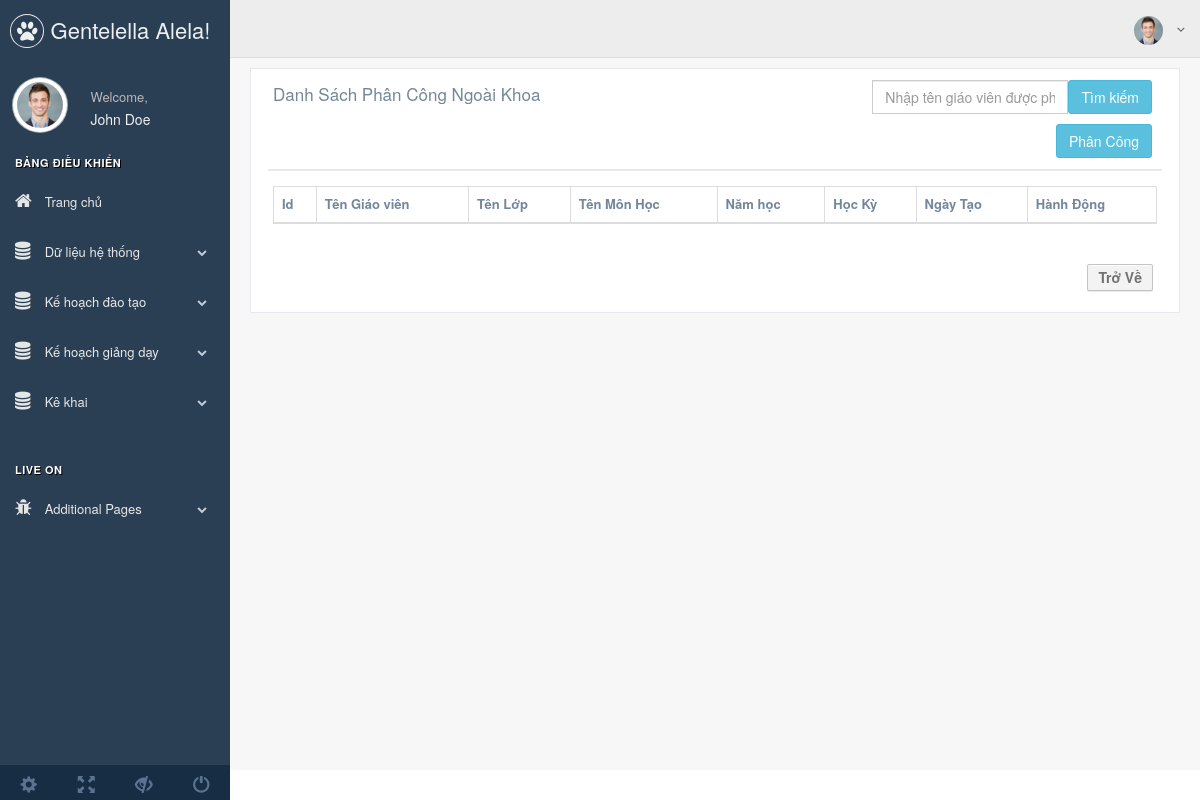
The page /index.php/kehoach/kehoachngoaikhoa on the database as committed earlier.
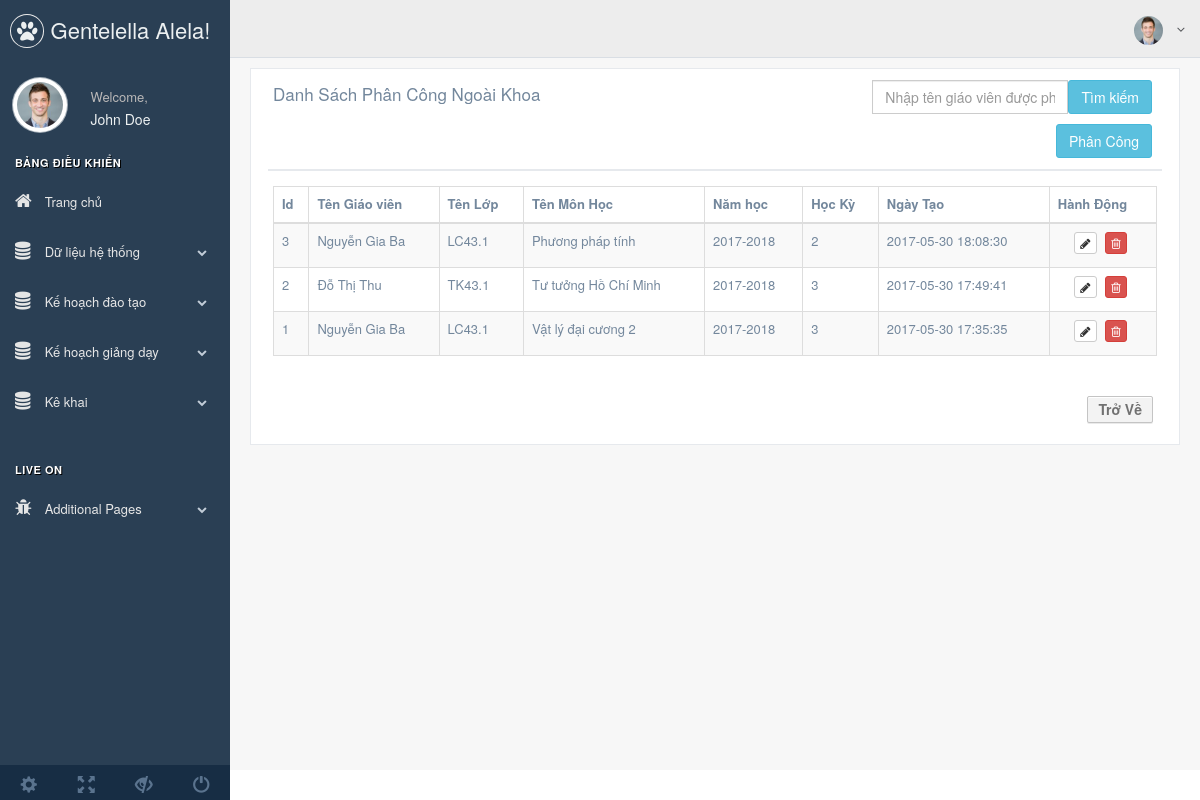
The same page on the database as committed later.
### tables this page shows
CREATE TABLE `kehoachngoaikhoa` (
  `id` int(11) NOT NULL,
  `magv` varchar(50) DEFAULT NULL,
  `malop` varchar(50) DEFAULT NULL,
  `hocky` int(10) DEFAULT NULL,
  `mamon` varchar(50) DEFAULT NULL,
  `namhoc` varchar(50) DEFAULT NULL,
  `nguoithaotac` varchar(85) DEFAULT NULL,
  `created_at` timestamp NULL DEFAULT CURRENT_TIMESTAMP
);

CREATE TABLE `lop` (
  `id` int(11) NOT NULL,
  `malop` varchar(200) DEFAULT NULL,
  `mahedaotao` varchar(40) DEFAULT NULL,
  `tenlop` varchar(255) DEFAULT NULL,
  `siso` int(100) DEFAULT NULL,
  `machuyennganh` varchar(10) DEFAULT NULL,
  `gvcn` varchar(100) DEFAULT NULL,
  `nguoithaotac` varchar(100) DEFAULT NULL,
  `hienthi` tinyint(1) DEFAULT '1',
  `created_at` timestamp NULL DEFAULT CURRENT_TIMESTAMP,
  `updated_at` timestamp NULL DEFAULT CURRENT_TIMESTAMP
);

CREATE TABLE `monhoc` (
  `id` int(11) NOT NULL,
  `mamonhoc` varchar(100) DEFAULT NULL,
  `tenmonhoc` varchar(255) DEFAULT NULL,
  `mahedaotao` varchar(100) DEFAULT NULL,
  `soTCLT` tinyint(5) DEFAULT NULL,
  `soTCTH` tinyint(5) DEFAULT NULL,
  `machuyennganh` varchar(100) DEFAULT NULL,
  `maloaimon` varchar(100) DEFAULT NULL,
  `TCM` varchar(50) DEFAULT NULL,
  `giaovien` varchar(200) DEFAULT NULL,
  `nguoithaotac` varchar(10) DEFAULT NULL,
  `hienthi` tinyint(1) DEFAULT NULL,
  `created_at` timestamp NULL DEFAULT CURRENT_TIMESTAMP,
  `updated_at` timestamp NULL DEFAULT CURRENT_TIMESTAMP
);

### application/controllers/kehoach/Kehoachngoaikhoa.php (called while the page is built, shortened)
<?php
	class Kehoachngoaikhoa extends MY_Controller
	{
		public function __construct()
		{
			$this->load->model('LopModel');
            $this->load->model('MonhocModel');
            $this->load->model('KehoachngoaikhoaModel');
            $this->load->model('AdminModel');
		}
		public function index()
		{
			$list  = $this->KehoachngoaikhoaModel->showKeHoachNgoaiKhoa();
			$data['list'] = $list;
			$data['temp'] = 'admin/dulieu/kehoachngoaikhoa/index';
			$this->load->view('admin/main',$data);
		}
	}
?>

### index.php (called while the page is built, shortened)
<?php
require_once BASEPATH.'core/CodeIgniter.php';

### application/helpers/common_helper.php (called while the page is built, shortened)
<?php
    function public_url($url ='')
    {
        return base_url('public/'.$url);
    }
?>

### application/helpers/admin_helper.php (called while the page is built, shortened)
<?php
    function admin_url($url='')
    {
        return base_url('admin/'.$url);
    }
    function kehoach_url($url='')
    {
        return base_url('kehoach/'.$url);
    }
?>

### application/core/MY_Model.php (called while the page is built, shortened)
<?php if ( ! defined('BASEPATH')) exit('No direct script access allowed');
    class MY_Model extends CI_Model {
        public function showKeHoachNgoaiKhoa(){
           $sql = " SELECT kehoachngoaikhoa.id ,hoten,tenlop,tenmonhoc,kehoachngoaikhoa.namhoc, kehoachngoaikhoa.hocky, kehoachngoaikhoa.created_at  FROM kehoachngoaikhoa
           INNER JOIN monhoc  ON kehoachngoaikhoa.mamon = monhoc.mamonhoc
           INNER JOIN lop ON kehoachngoaikhoa.malop = lop.malop
           INNER JOIN admin ON kehoachngoaikhoa.magv = admin.maGV
           ORDER BY kehoachngoaikhoa.id DESC
             ";
            $query = $this ->db-> query($sql);
            return $query->result();
        }
    }
?>

### application/views/admin/dulieu/kehoachngoaikhoa/index.php (the view, shortened to what this page needs)
<div class="x_panel">
    <div class="x_title">
        <h2>Danh Sách Phân Công Ngoài Khoa </h2>
         <div>
            <form method="get" action="<?php echo kehoach_url('kehoachngoaikhoa/search') ?> ">
                <div class="col-lg-4 pull-right" style="padding-right: 0px;">
                    <div class="input-group">
                        <input type="text"  name="key-search" id="text-search"  class="form-control" placeholder="Nhập tên giáo viên được phân công ">
                        <span class="input-group-btn">
                          <a href="/"><input type="submit" value="Tìm kiếm " class="btn btn-info"></a>
                        </span>
                    </div>
                    <a href=" <?php echo kehoach_url('kehoachngoaikhoa/add') ?>" class="btn btn-info pull-right">Phân Công</a>
                </div>
            </form>
        </div>
    </div>
    <div class="x_content">
        <table class="table table-striped table-bordered">
            <thead>
                <tr>
                    <th>Id</th>
                    <th>Tên Giáo viên  </th>
                    <th>Tên Lớp </th>
                    <th>Tên Môn Học </th>
                    <th>Năm học</th>
                    <th>Học Kỳ</th>
                    <th>Ngày Tạo</th>
                    <th>Hành Động</th>
                </tr>
            </thead>
            <tbody>
                <?php
                    if (isset($list)) {
                        foreach ($list as  $value) {  ?>
                         <tr>
                            <td><?php echo $value ->id ?></td>
                            <td><?php echo $value ->hoten ?></td>
                            <td><?php echo $value ->tenlop ?></td>
                            <td><?php echo $value ->tenmonhoc ?></td>
                            <td><?php echo $value ->namhoc ?></td>
                            <td><?php echo $value ->hocky ?></td>
                            <td><?php echo $value ->created_at ?></td>
                            <td class="text-center">
                                <a class="btn btn-xs btn-default" href=" <?php echo kehoach_url('kehoachngoaikhoa/edit/').$value ->id ?>"><i class="fa fa-pencil"></i></a>
                                <a class="btn btn-xs btn-danger btn-delete-action verify_action " href="<?php echo kehoach_url('kehoachngoaikhoa/delete/').$value ->id ?>"><i class="fa fa-trash-o"></i></a>
                            </td>
                        </tr>
                <?php
                        }
                    }
                 ?>
            </tbody>
        </table>
        <div class="pagina">
            <nav aria-label="Page navigation" class="clearfix">
                <div class="pull-right" style="margin-top: 20px;">
                    <a href="" type="button" class="btn btn-danger" onclick="history.go(-1); return false;" >Trở Về</a>
                </div>
            </nav>
        </div>
    </div>
</div>

### application/views/admin/main.php (shortened to what this page needs)
<!DOCTYPE html>
<html lang="en">
    <head>
        <?php $this->load->view('admin/partials/head') ?>
    </head>
    <body class="nav-md footer_fixed">
        <div class="container body">
            <div class="main_container">
                <?php $this->load->view('admin/partials/left') ?>
                <?php $this->load->view('admin/partials/top_nav') ?>
                <div class="right_col" role="main">
                        <?php $this->load->view($temp) ?>
                </div>
                <footer>
                </footer>
            </div>
    </body>
</html>

### application/views/admin/partials/head.php (shortened to what this page needs)
<link href="<?php echo public_url('admin') ?>/css/bootstrap.min.css" rel="stylesheet">
<link href="<?php echo public_url('admin') ?>/css/font-awesome.min.css" rel="stylesheet">
<link href="<?php echo public_url('admin') ?>/css/nprogress.css" rel="stylesheet">
<link href="<?php echo public_url('admin') ?>/css/jquery.mCustomScrollbar.min.css" rel="stylesheet"/>
<link href="<?php echo public_url('admin') ?>/css/custom.min.css" rel="stylesheet"><link href="<?php echo public_url('admin') ?>/css/style.css" rel="stylesheet">
<link href="<?php echo public_url('admin') ?>/css/jquery-ui-1.8.16.custom.css" rel="stylesheet">
<link href="<?php echo public_url('admin') ?>/css/style.css" rel="stylesheet">

### application/views/admin/partials/left.php (shortened to what this page needs)
<div class="col-md-3 left_col">
    <div class="left_col scroll-view">
        <div class="navbar nav_title" style="border: 0;">
            <a href="index.html" class="site_title"><i class="fa fa-paw"></i> <span>Gentelella Alela!</span></a>
        </div>
        <div class="profile clearfix">
            <div class="profile_pic">
                <img src="<?php echo public_url('admin/') ?>images/img.jpg" alt="..." class="img-circle profile_img">
            </div>
            <div class="profile_info">
                <span>Welcome,</span>
                <h2>John Doe</h2>
            </div>
        </div>
        <br />
        <div id="sidebar-menu" class="main_menu_side hidden-print main_menu">
            <div class="menu_section">
                <h3>Bảng điều khiển</h3>
                <ul class="nav side-menu">
                    <li>
                        <a href="<?php echo admin_url('home') ?>"><i class="fa fa-home"></i> Trang chủ </a>
                    </li>
                    <li>
                        <a><i class="fa fa-database"></i> Dữ liệu hệ thống <span class="fa fa-chevron-down"></span></a>
                    </li>
                    <li>
                        <a><i class="fa fa-database"></i> Kế hoạch đào tạo <span class="fa fa-chevron-down"></span></a>
                    </li>
                    <li>
                        <a><i class="fa fa-database"></i> Kế hoạch giảng dạy <span class="fa fa-chevron-down"></span></a>
                    </li>
                   <li>
                        <a><i class="fa fa-database"></i> Kê khai <span class="fa fa-chevron-down"></span></a>
                    </li>
                </ul>
            </div>
            <div class="menu_section">
                <h3>Live On</h3>
                <ul class="nav side-menu">
                    <li>
                        <a><i class="fa fa-bug"></i> Additional Pages <span class="fa fa-chevron-down"></span></a>
                    </li>
                </ul>
            </div>
        </div>
        <div class="sidebar-footer hidden-small">
            <a data-toggle="tooltip" data-placement="top" title="Settings">
            <span class="glyphicon glyphicon-cog" aria-hidden="true"></span>
            </a>
            <a data-toggle="tooltip" data-placement="top" title="FullScreen">
            <span class="glyphicon glyphicon-fullscreen" aria-hidden="true"></span>
            </a>
            <a data-toggle="tooltip" data-placement="top" title="Lock">
            <span class="glyphicon glyphicon-eye-close" aria-hidden="true"></span>
            </a>
            <a data-toggle="tooltip" data-placement="top" title="Logout" href="login.html">
            <span class="glyphicon glyphicon-off" aria-hidden="true"></span>
            </a>
        </div>
    </div>
</div>
</div>

### application/views/admin/partials/top_nav.php (shortened to what this page needs)
<div class="top_nav">
    <div class="nav_menu">
        <nav>
            <div class="nav toggle">
                <a id="menu_toggle"><i class="fa fa-bars"></i></a>
            </div>
            <ul class="nav navbar-nav navbar-right">
                <li class="">
                    <a href="javascript:;" class="user-profile dropdown-toggle" data-toggle="dropdown" aria-expanded="false">
                    <img src="<?php echo public_url('admin/') ?>images/img.jpg" alt="">
                    <span class=" fa fa-angle-down"></span>
                    </a>
                </li>
            </ul>
        </nav>
    </div>
</div>

### public/admin/css/style.css (style rules this page uses)
.pagina .clearfix a { background: #f3f3f3; border: 1px solid #c4c4c4; border-radius: 2px; box-shadow: 0 1px 0 #eaeaea, 0 1px 0 #ffffff inset; color: #717171; display: inline-block; float: left; font-weight: 700; line-height: 25px; margin-right: 4px; min-height: 25px; padding: 0 10px; text-decoration: none; }

Rows that differ between the two databases and show on the page:
added kehoachngoaikhoa: id "3", admin.hoten "Nguyễn Gia Ba", lop.tenlop "LC43.1", monhoc.tenmonhoc "Phương pháp tính", namhoc "2017-2018", hocky "2", created_at "2017-05-30 18:08:30"
added kehoachngoaikhoa: id "2", admin.hoten "Đỗ Thị Thu", lop.tenlop "TK43.1", monhoc.tenmonhoc "Tư tưởng Hồ Chí Minh", namhoc "2017-2018", hocky "3", created_at "2017-05-30 17:49:41"
added kehoachngoaikhoa: id "1", admin.hoten "Nguyễn Gia Ba", lop.tenlop "LC43.1", monhoc.tenmonhoc "Vật lý đại cương 2", namhoc "2017-2018", hocky "3", created_at "2017-05-30 17:35:35"
